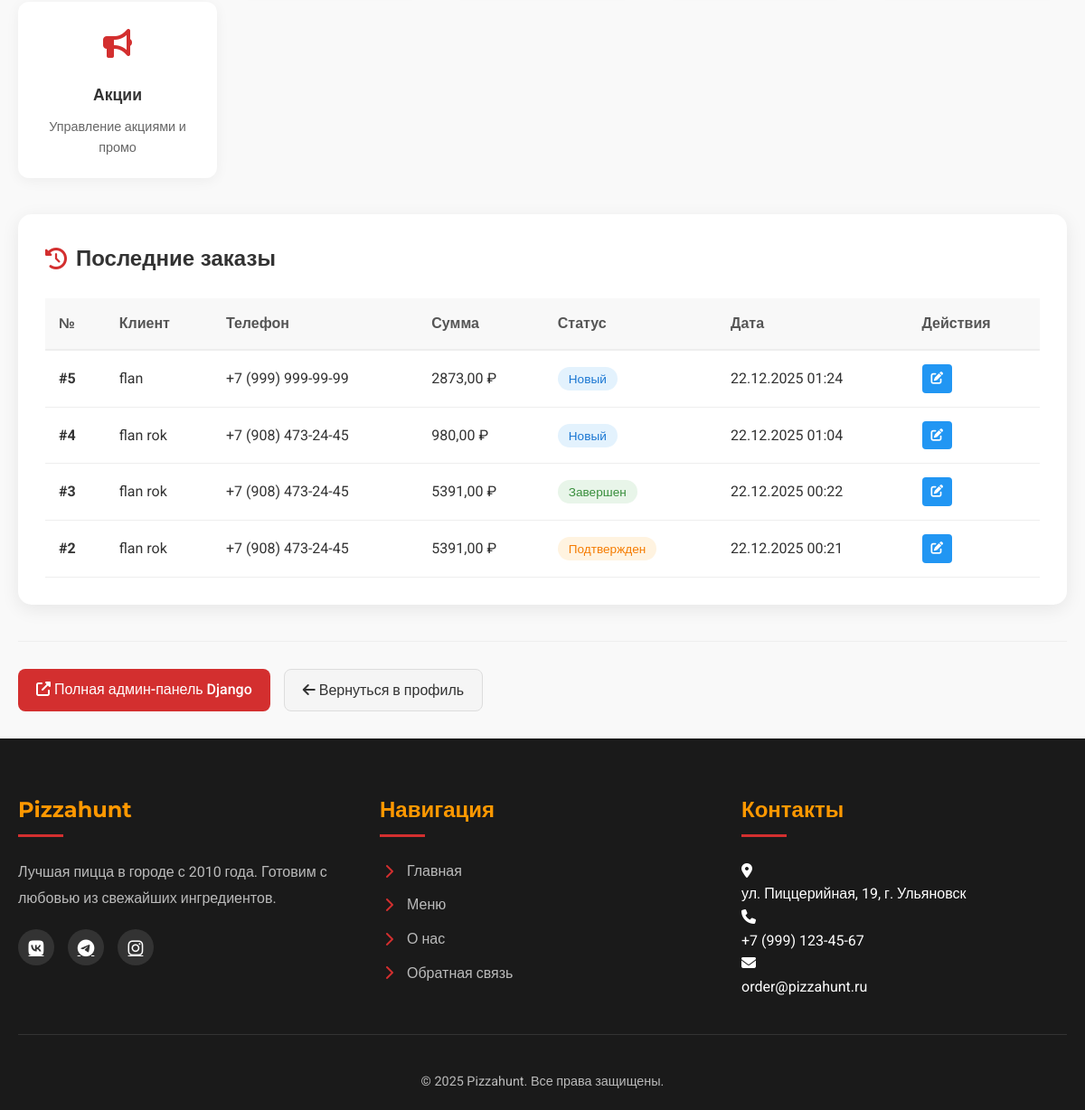
The app's page /myadmin/dashboard/ (signed in, lower part), older data.
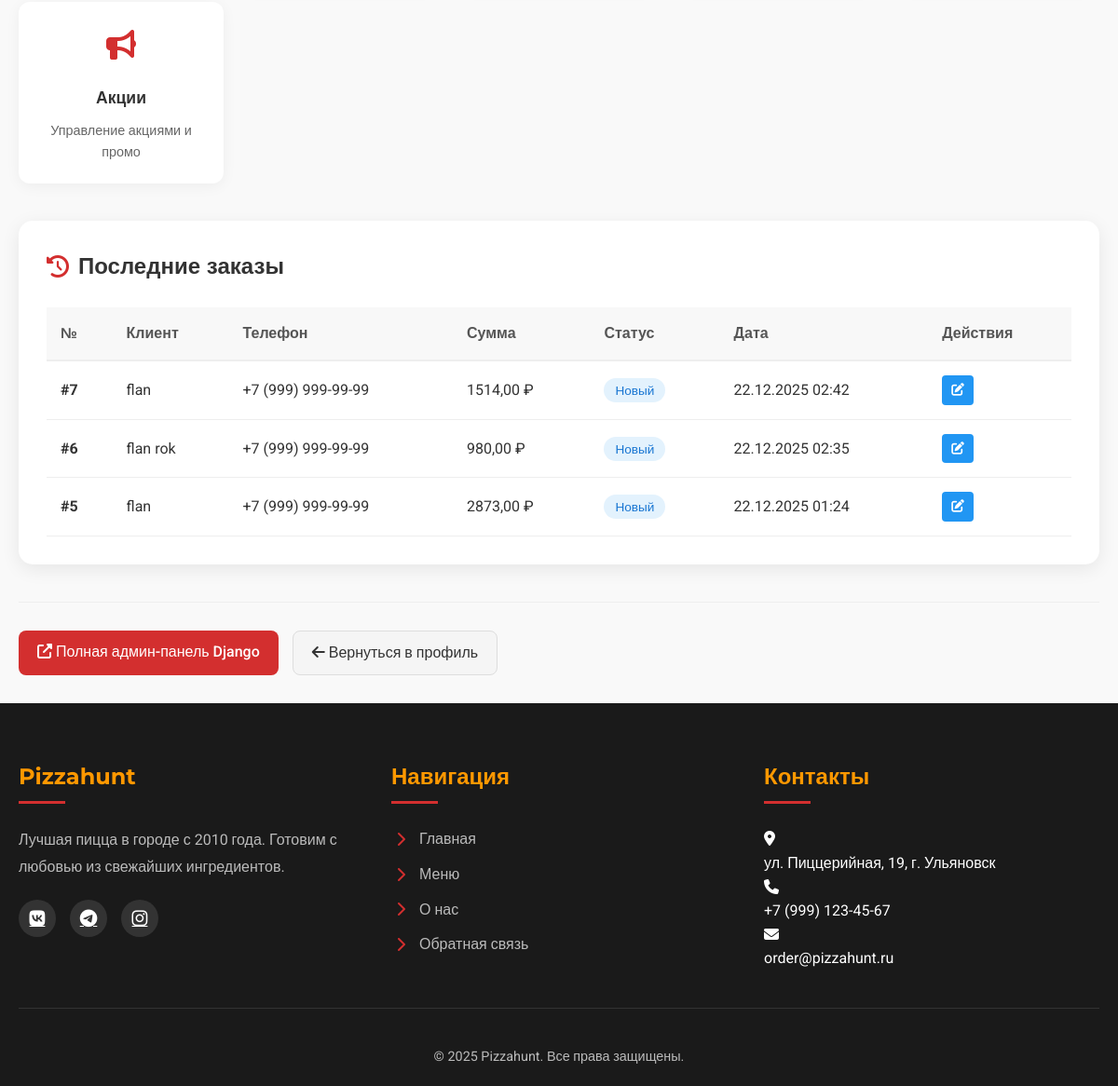
The same page, newer data.
### pizzeria/models.py (models this page shows, shortened)
class Order(models.Model):
    STATUS_CHOICES = [
        ('new', 'Новый'),
        ('confirmed', 'Подтвержден'),
        ('preparing', 'Готовится'),
        ('delivering', 'Доставляется'),
        ('completed', 'Завершен'),
        ('cancelled', 'Отменен'),
    ]
    PAYMENT_CHOICES = [
        ('cash', 'Наличными при получении'),
        ('card_online', 'Картой онлайн'),
        ('card_courier', 'Картой курьеру'),
    ]
    name = models.CharField(max_length=100, verbose_name="Имя")
    phone = models.CharField(max_length=20, verbose_name="Телефон")
    email = models.EmailField(verbose_name="Email", blank=True)
    address = models.TextField(verbose_name="Адрес доставки")
    comment = models.TextField(blank=True, verbose_name="Комментарий к заказу")
    cart = models.ForeignKey(Cart, on_delete=models.SET_NULL, null=True, blank=True, verbose_name="Корзина")
    total_price = models.DecimalField(max_digits=10, decimal_places=2, verbose_name="Общая сумма")
    status = models.CharField(max_length=20, choices=STATUS_CHOICES, default='new', verbose_name="Статус")
    payment_method = models.CharField(max_length=20, choices=PAYMENT_CHOICES, default='cash', verbose_name="Способ оплаты")
    payment_status = models.BooleanField(default=False, verbose_name="Оплачен")
    created_at = models.DateTimeField(auto_now_add=True, verbose_name="Дата создания")
    updated_at = models.DateTimeField(auto_now=True, verbose_name="Дата обновления")
    class Meta:
        verbose_name = "Заказ"
        verbose_name_plural = "Заказы"
        ordering = ['-created_at']

### pizzeria/views.py (the view)
# urls.py: path('myadmin/dashboard/', admin_dashboard, name='admin_dashboard'),
@staff_member_required
def admin_dashboard(request):
    today = datetime.now().date()
    today_start = datetime.combine(today, time.min)
    today_end = datetime.combine(today, time.max)
    if timezone.is_aware(timezone.now()):
        today_start = timezone.make_aware(today_start)
        today_end = timezone.make_aware(today_end)
    try:
        orders_today = Order.objects.filter(created_at__date=today)
    except:
        from django.db.models import Q
        orders_today = Order.objects.filter(
            Q(created_at__gte=today_start) &
            Q(created_at__lte=today_end)
        )
    orders_today = Order.objects.filter(created_at__range=[today_start, today_end])
    orders_week = Order.objects.filter(created_at__gte=today - timedelta(days=7))
    revenue_today = orders_today.aggregate(Sum('total_price'))['total_price__sum'] or 0
    revenue_week = orders_week.aggregate(Sum('total_price'))['total_price__sum'] or 0
    total_users = User.objects.count()
    new_users_today = User.objects.filter(date_joined__date=today).count()
    total_pizzas = Pizza.objects.count()
    popular_pizzas = Pizza.objects.filter(is_popular=True).count()
    recent_orders = Order.objects.order_by('-created_at')[:10]
    context = {
        'today': timezone.now(),
        'stats': {
            'orders_today': orders_today.count(),
            'orders_week': orders_week.count(),
            'revenue_today': revenue_today,
            'revenue_week': revenue_week,
            'total_users': total_users,
            'new_users_today': new_users_today,
            'total_pizzas': total_pizzas,
            'popular_pizzas': popular_pizzas,
        },
        'recent_orders': recent_orders,
    }
    return render(request, 'pizzeria/admin_dashboard.html', context)

### pizzeria/context_processors.py (called while the page is built)
def cart_context(request):
    cart = get_cart(request)
    cart_total = cart.total_price() if cart else 0
    cart_quantity = cart.total_quantity() if cart else 0
    return {
        'cart': cart,
        'cart_total': cart_total,
        'cart_quantity': cart_quantity,
    }

### pizzeria/models.py (called while the page is built)
    def total_price(self):
        return sum(item.total_price() for item in self.items.all())

    def total_quantity(self):
        return sum(item.quantity for item in self.items.all())

### pizzeria/utils.py (called while the page is built)
def get_cart(request):
    cart = None
    if request.user.is_authenticated:
        cart, created = Cart.objects.get_or_create(user=request.user)
    else:
        session_key = request.session.session_key
        if not session_key:
            request.session.create()
            session_key = request.session.session_key
        cart, created = Cart.objects.get_or_create(session_key=session_key)
    return cart

### pizzeria/templates/pizzeria/admin_dashboard.html (shortened to what this page needs)
{% extends 'pizzeria/base.html' %} {% load static %}  {% block extra_css %}
<link rel="stylesheet" href="{% static 'css/admin.css' %}" />
{% endblock %} {% block content %}
<main class="container">
  <section class="admin-actions">
    <a href="/admin/pizzeria/promotion/" class="action-card">
      <div class="action-icon">
        <i class="fas fa-bullhorn"></i>
      </div>
      <div class="action-title">Акции</div>
      <div class="action-desc">Управление акциями и промо</div>
    </a>
  </section>
  <section class="recent-orders">
    <h2 class="section-title">
      <i class="fas fa-history"></i> Последние заказы
    </h2>
    {% if recent_orders %}
    <table class="orders-table">
      <thead>
        <tr>
          <th>№</th>
          <th>Клиент</th>
          <th>Телефон</th>
          <th>Сумма</th>
          <th>Статус</th>
          <th>Дата</th>
          <th>Действия</th>
        </tr>
      </thead>
      <tbody>
        {% for order in recent_orders %}
        <tr>
          <td><strong>#{{ order.id }}</strong></td>
          <td>{{ order.name }}</td>
          <td>{{ order.phone }}</td>
          <td>{{ order.total_price }} ₽</td>
          <td>
            <span class="status-badge status-{{ order.status }}">
              {{ order.get_status_display }}
            </span>
          </td>
          <td>{{ order.created_at|date:"d.m.Y H:i" }}</td>
          <td>
            <a
              href="/admin/pizzeria/order/{{ order.id }}/change/"
              class="btn btn-sm"
              style="
                background: #2196f3;
                color: white;
                padding: 5px 10px;
                border-radius: 4px;
                text-decoration: none;
                font-size: 0.85rem;
              "
            >
              <i class="fas fa-edit"></i>
            </a>
          </td>
        </tr>
        {% endfor %}
      </tbody>
    </table>
    {% endif %}
  </section>
  <div class="admin-nav">
    <a href="/admin/" class="btn-admin" target="_blank">
      <i class="fas fa-external-link-alt"></i> Полная админ-панель Django
    </a>
    <a href="{% url 'profile' %}" class="btn-secondary">
      <i class="fas fa-arrow-left"></i> Вернуться в профиль
    </a>
  </div>
</main>
{% endblock %}

Row changes from the older to the newer data that the page shows:
removed Order: id "4", name "flan rok", phone "+7 (908) 473-24-45", total_price "980,00", status "Новый", created_at "22.12.2025 01:04"
removed Order: id "3", name "flan rok", phone "+7 (908) 473-24-45", total_price "5391,00", status "Завершен", created_at "22.12.2025 00:22"
removed Order: id "2", name "flan rok", phone "+7 (908) 473-24-45", total_price "5391,00", status "Подтвержден", created_at "22.12.2025 00:21"
added Order: id "7", name "flan", phone "+7 (999) 999-99-99", total_price "1514,00", status "Новый", created_at "22.12.2025 02:42"
added Order: id "6", name "flan rok", phone "+7 (999) 999-99-99", total_price "980,00", status "Новый", created_at "22.12.2025 02:35"
